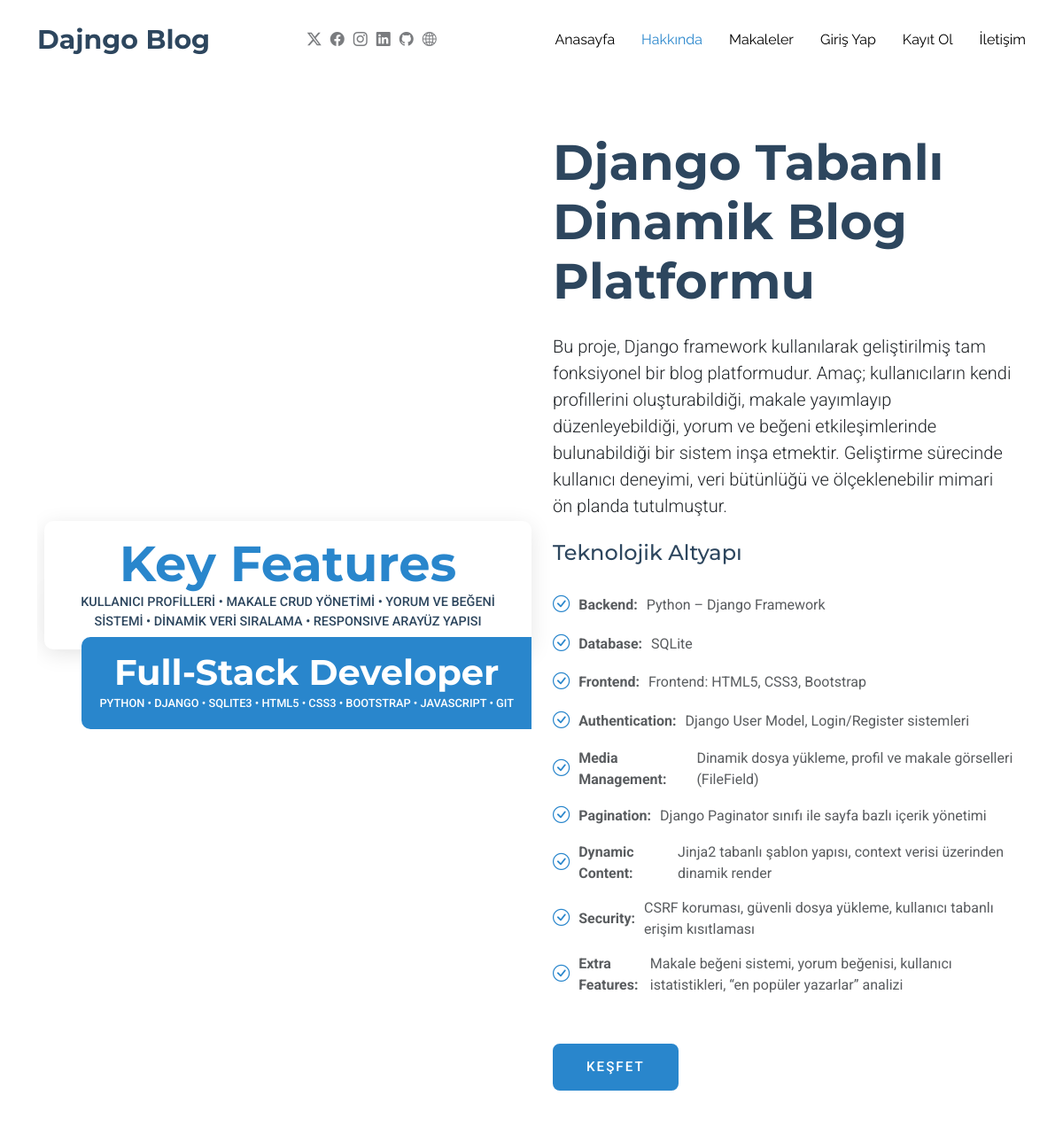
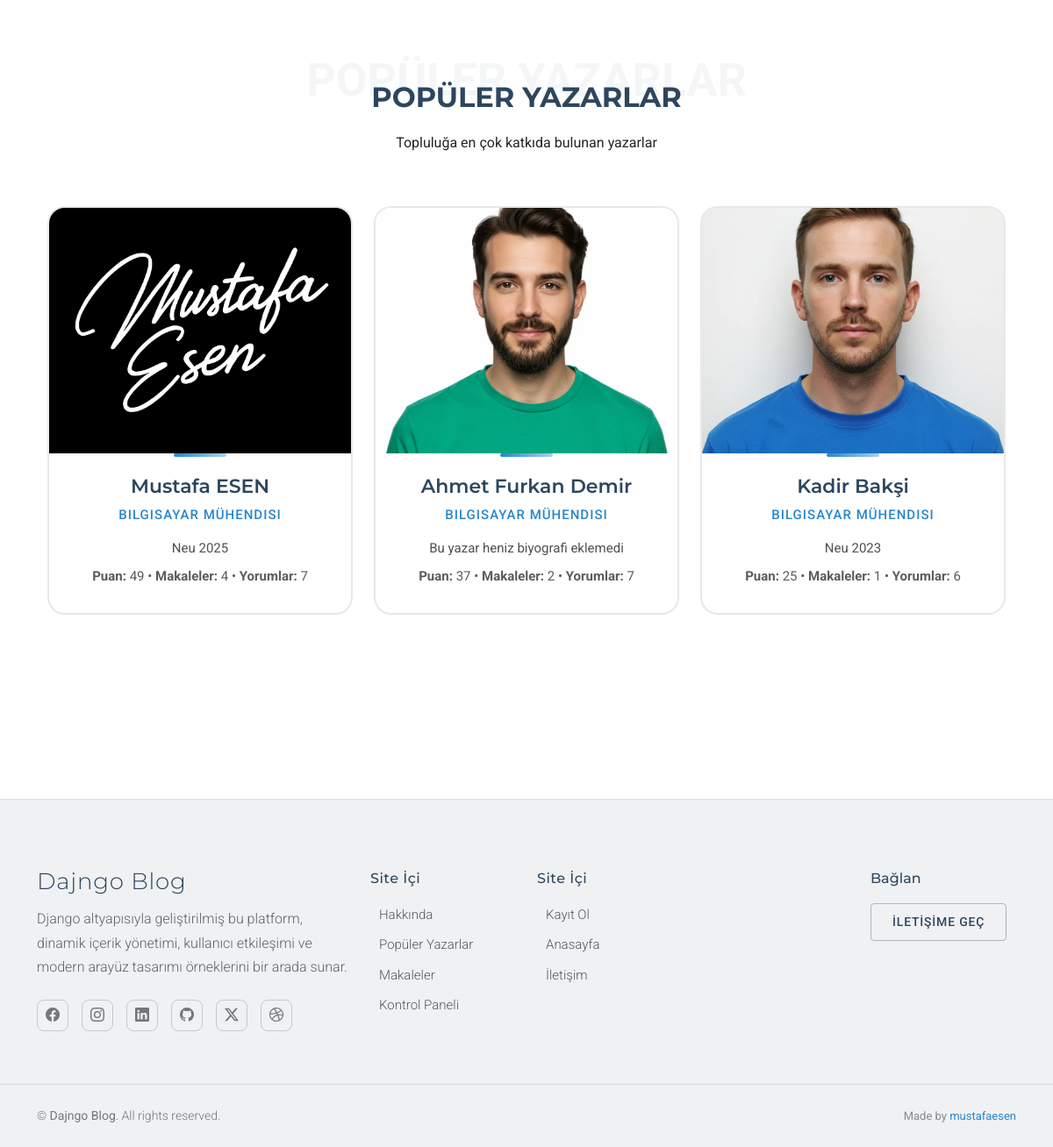
The page /about/ on the database its author committed (2 pictures, top to bottom).
### profiles/models.py (models this page shows, shortened)
class Profile(models.Model):
    user=models.OneToOneField(User, on_delete=models.CASCADE)
    profession=models.CharField(max_length=100, blank=True, null=True)#meslek
    profile_image=models.ImageField(upload_to='profile_pics/',default='profile_pics/default.jpg',blank=True,null=True)
    bio=models.TextField(blank=True,null=True)
    twitter_username=models.CharField(max_length=50,blank=True,null=True)
    twitter=models.URLField(blank=True,null=True)
    facebook_username=models.CharField(max_length=50,blank=True,null=True)
    facebook=models.URLField(blank=True,null=True)
    instagram_username=models.CharField(max_length=50,blank=True,null=True)
    instagram=models.URLField(blank=True,null=True)
    linkedin_username=models.CharField(max_length=50,blank=True,null=True)
    linkedin=models.URLField(blank=True,null=True)
    github_username=models.CharField(max_length=50,blank=True,null=True)
    github=models.URLField(blank=True,null=True)
    website=models.URLField(blank=True,null=True)

### article/views.py (the view)
# urls.py: path('about/',views.about,name="about"),
def about(request):
    top_authors=( # en popüler 3 yazarı makale sayısı beğenisi yorum beğenisi yorumları aracılığıyla bulmak
        Profile.objects.annotate(
            article_count=Coalesce(Count('user__article',distinct=True),0),
            article_likes=Coalesce(Count('user__articlelike',distinct=True),0),
            comment_count=Coalesce(Count('user__user_comments',distinct=True),0),
            comment_likes=Coalesce(Count('user__commentlike',distinct=True),0),
        )
        .annotate(
            total_score=(
                F('article_count')*3 +
                F('article_likes')*2 +
                F('comment_count')*1 +
                F('comment_likes')*2
            )
        )
        .order_by('-total_score')[:3]
    )
    return render(request,"about.html",{"top_authors":top_authors})

### core/context_processors.py (called while the page is built)
def global_context(request):
    return {
        "user": getattr(request, "user", None),
        "request": request
    }

### templates/about.html (shortened to what this page needs)
{% extends "layout.html" %}
{% load static %}
{% block body %}
    <section id="about" class="about section">
      <div class="container" data-aos="fade-up" data-aos-delay="100">
        <div class="row g-5 align-items-center">
          <div class="col-lg-6 position-relative">
            <div class="about-img" data-aos="fade-right">
            </div>
            <div class="experience-badge" data-aos="fade-up">
              <h2>Key Features</h2>
              <p>KULLANICI PROFİLLERİ • MAKALE CRUD YÖNETİMİ • YORUM VE BEĞENİ SİSTEMİ • DİNAMİK VERİ SIRALAMA • RESPONSIVE ARAYÜZ YAPISI
</p>
            </div>
            <div class="projects-badge" data-aos="fade-left">
              <h2>Full-Stack Developer</h2>
              <p>Python • Django • SQLite3 • HTML5 • CSS3 • Bootstrap • JavaScript • Git</p>
            </div>
          </div>
          <div class="col-lg-6" data-aos="fade-left">
            <h2 class="display-4 fw-bold mb-4">Django Tabanlı Dinamik Blog Platformu</h2>
            <p class="lead mb-4">Bu proje, Django framework kullanılarak geliştirilmiş tam fonksiyonel bir blog platformudur.
Amaç; kullanıcıların kendi profillerini oluşturabildiği, makale yayımlayıp düzenleyebildiği, yorum ve beğeni etkileşimlerinde bulunabildiği bir sistem inşa etmektir.
Geliştirme sürecinde kullanıcı deneyimi, veri bütünlüğü ve ölçeklenebilir mimari ön planda tutulmuştur.</p>
            <div class="features">
             <h4>Teknolojik Altyapı</h4>
              <ul class="check-list" data-aos="fade-up" data-aos-delay="200">
                <li><i class="bi bi-check-circle"></i> <strong>Backend: </strong>Python – Django Framework</li>
                <li><i class="bi bi-check-circle"></i> <strong>Database: </strong>SQLite</li>
                <li><i class="bi bi-check-circle"></i> <strong>Frontend: </strong>Frontend: HTML5, CSS3, Bootstrap</li>
                <li><i class="bi bi-check-circle"></i> <strong>Authentication: </strong>Django User Model, Login/Register sistemleri</li>
                <li><i class="bi bi-check-circle"></i> <strong>Media Management: </strong>Dinamik dosya yükleme, profil ve makale görselleri (FileField)</li>
                <li><i class="bi bi-check-circle"></i> <strong>Pagination: </strong>Django Paginator sınıfı ile sayfa bazlı içerik yönetimi</li>
                <li><i class="bi bi-check-circle"></i> <strong>Dynamic Content: </strong>Jinja2 tabanlı şablon yapısı, context verisi üzerinden dinamik render</li>
                <li><i class="bi bi-check-circle"></i> <strong>Security: </strong>CSRF koruması, güvenli dosya yükleme, kullanıcı tabanlı erişim kısıtlaması</li>
                <li><i class="bi bi-check-circle"></i> <strong>Extra Features: </strong>Makale beğeni sistemi, yorum beğenisi, kullanıcı istatistikleri, “en popüler yazarlar” analizi</li>
              </ul>
              <a href="{% url 'user:register' %}" class="btn btn-primary btn-lg mt-4" data-aos="fade-up" data-aos-delay="300">Keşfet</a>
            </div>
          </div>
        </div>
      </div>
    </section>
    <section id="team" class="team section">
      <div class="container section-title" data-aos="fade-up">
        <span class="description-title">Popüler Yazarlar</span>
        <h2>Popüler Yazarlar</h2>
        <p>Topluluğa en çok katkıda bulunan yazarlar</p>
      </div>
      <div class="container" data-aos="fade-up" data-aos-delay="100">
        <div class="row g-4">
          {% for author in top_authors  %}
            <div class="col-lg-4 col-md-6" data-aos="fade-up" data-aos-delay="{{ forloop.counter0|add:200 }}">
            <div class="team-member">
              <div class="member-image">
                <img src="{{author.profile_image.url}}" class="img-fluid" alt="{{author.user.username}}" loading="lazy">
              </div>
              <div class="member-info">
                <h4>{{author.user.first_name}} {{author.user.last_name}}</h4>
                <span>
                    {% if author.user.profile.profession %}
                        {{author.user.profile.profession}}
                    {% else %}
                    Meslek Belirtilmemiş
                    {% endif %}
                </span>
                <p>{{author.bio|default:"Bu yazar heniz biyografi eklemedi"|truncatechars:120}}</p>
                <p class="small text-muted mt-2">
                <strong>Puan:</strong> {{ author.total_score }} •
                <strong>Makaleler:</strong> {{ author.article_count }} •
                <strong>Yorumlar:</strong> {{ author.comment_count }}
                </p>
              </div>
            </div>
          </div>
          {% empty %}
            <p class="text-center text-muted mt-3">Henüz öne çıkan yazar bulunmamaktadır.</p>
          {% endfor %}
        </div>
      </div>
    </section>
{% endblock body %}

### rows shown on the page
Profile: profile_image (picture), user.first_name "Mustafa", user.last_name "ESEN", user.profile.profession "BILGISAYAR MÜHENDISI", bio "Neu 2025", total_score "49", article_count "4", comment_count "7"
Profile: profile_image (picture), user.first_name "Ahmet Furkan", user.last_name "Demir", user.profile.profession "BILGISAYAR MÜHENDISI", bio "Bu yazar heniz biyografi eklemedi", total_score "37", article_count "2", comment_count "7"
Profile: profile_image (picture), user.first_name "Kadir", user.last_name "Bakşi", user.profile.profession "BILGISAYAR MÜHENDISI", bio "Neu 2023", total_score "25", article_count "1", comment_count "6"
